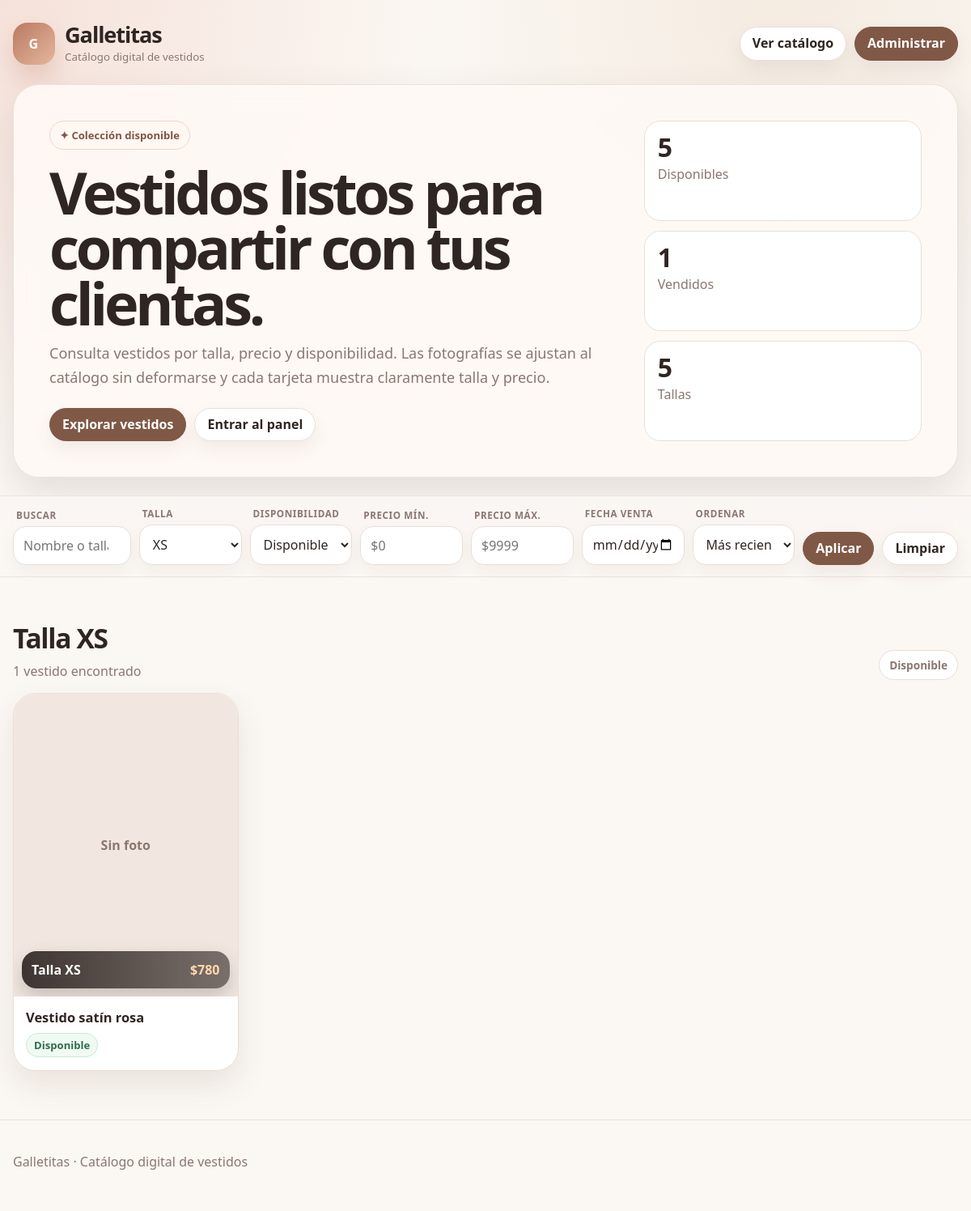
Page /index.php?size=XS on the committed database.
### tables this page shows
CREATE TABLE IF NOT EXISTS dresses (
  id INT UNSIGNED NOT NULL AUTO_INCREMENT,
  name VARCHAR(180) NOT NULL,
  size VARCHAR(30) NOT NULL,
  price DECIMAL(10,2) NOT NULL DEFAULT 0.00,
  status ENUM('available','sold') NOT NULL DEFAULT 'available',
  sold_date DATE NULL,
  image VARCHAR(255) NULL,
  image_fit ENUM('cover','contain') NOT NULL DEFAULT 'cover',
  created_at DATETIME NOT NULL DEFAULT CURRENT_TIMESTAMP,
  updated_at DATETIME NOT NULL DEFAULT CURRENT_TIMESTAMP ON UPDATE CURRENT_TIMESTAMP,
  PRIMARY KEY (id),
  INDEX idx_size (size),
  INDEX idx_status (status),
  INDEX idx_price (price),
  INDEX idx_sold_date (sold_date)
);

### includes/auth.php (called while the page is built, shortened)
<?php
function is_logged_in(): bool
{
    return !empty($_SESSION['admin_logged_in']);
}

### includes/functions.php (called while the page is built, shortened)
<?php
function e(?string $value): string
{
    return htmlspecialchars((string) $value, ENT_QUOTES, 'UTF-8');
}
function money_mx(float|int|string $amount): string
{
    return '$' . number_format((float) $amount, 0, '.', ',');
}
function selected(string $current, string $value): string
{
    return $current === $value ? 'selected' : '';
}
function status_label(string $status): string
{
    return $status === 'sold' ? 'Vendido' : 'Disponible';
}
function get_sizes(PDO $pdo): array
{
    $base = ['XS', 'S', 'M', 'L', 'XL', 'XXL', 'Única'];
    $stmt = $pdo->query("SELECT DISTINCT size FROM dresses WHERE size IS NOT NULL AND size <> '' ORDER BY FIELD(size,'XS','S','M','L','XL','XXL','Única'), size ASC");
    $custom = $stmt->fetchAll(PDO::FETCH_COLUMN);
    $sizes = [];
    foreach (array_merge($base, $custom) as $size) {
        if ($size !== '' && !in_array($size, $sizes, true)) {
            $sizes[] = $size;
        }
    }
    return $sizes;
}
function build_public_query(PDO $pdo, array $filters): array
{
    $where = [];
    $params = [];
    if (($filters['status'] ?? 'available') !== 'all') {
        $where[] = 'status = :status';
        $params[':status'] = $filters['status'];
    }
    if (!empty($filters['size']) && $filters['size'] !== 'all') {
        $where[] = 'size = :size';
        $params[':size'] = $filters['size'];
    }
    $orderBy = match ($filters['sort'] ?? 'newest') {
        'price-asc' => 'price ASC, created_at DESC',
        'price-desc' => 'price DESC, created_at DESC',
        'size' => "FIELD(size,'XS','S','M','L','XL','XXL','Única'), size ASC, price ASC",
        'sold-date' => 'sold_date DESC, created_at DESC',
        default => 'created_at DESC'
    };
    $sql = 'SELECT * FROM dresses';
    if ($where) {
        $sql .= ' WHERE ' . implode(' AND ', $where);
    }
    $sql .= ' ORDER BY ' . $orderBy;
    $stmt = $pdo->prepare($sql);
    $stmt->execute($params);
    return $stmt->fetchAll();
}

### index.php (the view, shortened to what this page needs)
<?php
require_once __DIR__ . '/includes/auth.php';
require_once __DIR__ . '/includes/db.php';
require_once __DIR__ . '/includes/functions.php';
$pdo = db();
$sizes = get_sizes($pdo);
$filters = [
    'q' => trim((string)($_GET['q'] ?? '')),
    'size' => (string)($_GET['size'] ?? 'all'),
    'status' => (string)($_GET['status'] ?? 'available'),
    'min_price' => trim((string)($_GET['min_price'] ?? '')),
    'max_price' => trim((string)($_GET['max_price'] ?? '')),
    'sold_date' => trim((string)($_GET['sold_date'] ?? '')),
    'sort' => (string)($_GET['sort'] ?? 'newest'),
];
$dresses = build_public_query($pdo, $filters);
$availableCount = (int)$pdo->query("SELECT COUNT(*) FROM dresses WHERE status='available'")->fetchColumn();
$soldCount = (int)$pdo->query("SELECT COUNT(*) FROM dresses WHERE status='sold'")->fetchColumn();
$sizeCount = (int)$pdo->query("SELECT COUNT(DISTINCT size) FROM dresses")->fetchColumn();
$groups = [];
foreach ($dresses as $dress) {
    $group = ($dress['status'] === 'sold' && $filters['status'] !== 'available')
        ? 'Vendidos · Talla ' . $dress['size']
        : 'Talla ' . $dress['size'];
    $groups[$group][] = $dress;
}
include __DIR__ . '/includes/header.php';
?>
<header class="hero">
  <div class="wrap">
    <nav class="topbar">
      <a class="brand" href="<?= BASE_URL ?>/index.php" aria-label="Galletitas">
        <span class="logo">G</span>
        <span>
          <strong>Galletitas</strong>
          <small>Catálogo digital de vestidos</small>
        </span>
      </a>
      <div class="top-actions">
        <a class="btn" href="#catalogo">Ver catálogo</a>
        <?php if (is_logged_in()): ?>
          <a class="btn primary" href="<?= BASE_URL ?>/admin/index.php">Panel administrativo</a>
        <?php else: ?>
          <a class="btn primary" href="<?= BASE_URL ?>/admin/login.php">Administrar</a>
        <?php endif; ?>
      </div>
    </nav>
    <section class="hero-card">
      <div>
        <span class="eyebrow">✦ Colección disponible</span>
        <h1>Vestidos listos para compartir con tus clientas.</h1>
        <p>Consulta vestidos por talla, precio y disponibilidad. Las fotografías se ajustan al catálogo sin deformarse y cada tarjeta muestra claramente talla y precio.</p>
        <div class="hero-buttons">
          <a class="btn primary" href="#catalogo">Explorar vestidos</a>
          <a class="btn" href="<?= BASE_URL ?>/admin/login.php">Entrar al panel</a>
        </div>
      </div>
      <div class="stats">
        <div class="stat"><strong><?= $availableCount ?></strong><span>Disponibles</span></div>
        <div class="stat"><strong><?= $soldCount ?></strong><span>Vendidos</span></div>
        <div class="stat"><strong><?= $sizeCount ?></strong><span>Tallas</span></div>
      </div>
    </section>
  </div>
</header>
<section class="toolbar" id="catalogo">
  <div class="wrap">
    <form class="filters" method="get" action="<?= BASE_URL ?>/index.php" data-filters>
      <label>
        <span>Buscar</span>
        <input type="search" name="q" value="<?= e($filters['q']) ?>" placeholder="Nombre o talla...">
      </label>
      <label>
        <span>Talla</span>
        <select name="size">
          <?php foreach ($sizes as $size): ?>
            <option value="<?= e($size) ?>" <?= selected($filters['size'], $size) ?>><?= e($size) ?></option>
          <?php endforeach; ?>
        </select>
      </label>
      <label>
        <span>Disponibilidad</span>
        <select name="status">
          <option value="available" <?= selected($filters['status'], 'available') ?>>Disponibles</option>
        </select>
      </label>
      <label>
        <span>Precio mín.</span>
        <input type="number" name="min_price" min="0" value="<?= e($filters['min_price']) ?>" placeholder="$0">
      </label>
      <label>
        <span>Precio máx.</span>
        <input type="number" name="max_price" min="0" value="<?= e($filters['max_price']) ?>" placeholder="$9999">
      </label>
      <label>
        <span>Fecha venta</span>
        <input type="date" name="sold_date" value="<?= e($filters['sold_date']) ?>">
      </label>
      <label>
        <span>Ordenar</span>
        <select name="sort">
          <option value="newest" <?= selected($filters['sort'], 'newest') ?>>Más recientes</option>
        </select>
      </label>
      <button class="btn primary" type="submit">Aplicar</button>
      <a class="btn" href="<?= BASE_URL ?>/index.php#catalogo">Limpiar</a>
    </form>
  </div>
</section>
<main class="wrap catalog">
  <?php foreach ($groups as $title => $items): ?>
    <section class="size-section">
      <div class="section-head">
        <div>
          <h2><?= e($title) ?></h2>
          <p><?= count($items) ?> vestido<?= count($items) === 1 ? '' : 's' ?> encontrado<?= count($items) === 1 ? '' : 's' ?></p>
        </div>
        <span class="pill"><?= str_contains($title, 'Vendidos') ? 'Historial' : 'Disponible' ?></span>
      </div>
      <div class="grid">
        <?php foreach ($items as $dress): ?>
          <article class="dress-card <?= $dress['status'] === 'sold' ? 'is-sold' : '' ?>">
            <div class="photo <?= $dress['image_fit'] === 'contain' ? 'contain' : '' ?>">
              <?php if (!empty($dress['image'])): ?>
                <img src="<?= UPLOAD_URL . '/' . e($dress['image']) ?>" alt="<?= e($dress['name']) ?>" loading="lazy">
              <?php else: ?>
                <div class="no-photo">Sin foto</div>
              <?php endif; ?>
              <div class="card-bar">
                <strong>Talla <?= e($dress['size']) ?></strong>
                <strong><?= money_mx($dress['price']) ?></strong>
              </div>
            </div>
            <div class="dress-info">
              <h3><?= e($dress['name']) ?></h3>
              <div class="meta">
                <span class="badge <?= $dress['status'] === 'sold' ? 'sold' : 'available' ?>"><?= status_label($dress['status']) ?></span>
              </div>
            </div>
          </article>
        <?php endforeach; ?>
      </div>
    </section>
  <?php endforeach; ?>
</main>
<?php include __DIR__ . '/includes/footer.php'; ?>

### rows in the picture
dresses: size "XS", shows "Sin foto", price "$780", name "Vestido satín rosa", status "Disponible"

### other values in the picture
$availableCount "5"
$soldCount "1"
$sizeCount "5"
$title "Talla XS"
count($items) "1"
